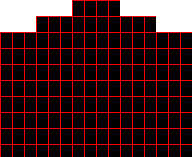
Frame 1 (no input)
Frame 60 (the mouse pressed at the canvas centre just before this capture): identical to frame 1, image omitted
Frame 120 (the mouse held since frame 60 and released just before this capture): identical to frame 1, image omitted

The Processing sketch that drew this single still picture (run headless with seeded random() and noise(); from frame 60 on, the mouse is pressed at the canvas centre):

// Processing sketch: Grid
// ── Grid.pde
/*
 * 
 */

float CELL_W = 12;
float CELL_H = 16;

int cells_wide;
int cells_tall;

ArrayList<PVector> corners = new ArrayList<PVector>();

void makeCorners() {
  // top corners, left to right
  corners.add(new PVector(  0, 32));
  corners.add(new PVector( 36, 32));
  corners.add(new PVector( 36, 16));
  corners.add(new PVector( 72, 16));
  corners.add(new PVector( 72, 0));
  corners.add(new PVector(120, 0));
  corners.add(new PVector(120, 16));
  corners.add(new PVector(156, 16));
  corners.add(new PVector(156, 32));
  corners.add(new PVector(192, 32));
  // bottom corners
  corners.add(new PVector(  0, 157));
  corners.add(new PVector(192, 157));
}


void setup() {
  size(192, 157);
  background(0);
  frameRate(25);

  cells_wide = ceil(width / CELL_W);
  cells_tall = ceil(height / CELL_H);

  makeCorners();
}

void draw() {
  background(0);
  
  stroke(255, 0, 0);
  noFill();

  for (int i=0; i < cells_wide; i++) {
    for (int j=0; j < cells_tall; j++) {
      rect(i*CELL_W, j*CELL_H, CELL_W, CELL_H);
    }
  }

  maskFacade();
}

// masks out the unaddressable portion of the facade
void maskFacade() {
  pushStyle();
  noStroke();
  fill(255);

  beginShape();
  vertex(  0, 0);
  vertex(  0, 32);
  vertex( 36, 32);
  vertex( 36, 16);
  vertex( 72, 16);
  vertex( 72, 0);
  endShape(CLOSE);

  beginShape();
  vertex(120, 0);
  vertex(120, 16);
  vertex(156, 16);
  vertex(156, 32);
  vertex(192, 32);
  vertex(192, 0);
  endShape(CLOSE);

  popStyle();
}
